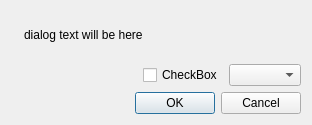
<?xml version="1.0" encoding="UTF-8"?>
<ui version="4.0">
 <class>SaveDiscardDialog</class>
 <widget class="QDialog" name="SaveDiscardDialog">
  <property name="geometry">
   <rect>
    <x>0</x>
    <y>0</y>
    <width>312</width>
    <height>125</height>
   </rect>
  </property>
  <property name="windowTitle">
   <string>Dialog</string>
  </property>
  <layout class="QVBoxLayout" name="verticalLayout">
   <item>
    <layout class="QHBoxLayout" name="horizontalLayout_2">
     <item>
      <widget class="QLabel" name="label">
       <property name="text">
        <string/>
       </property>
       <property name="pixmap">
        <pixmap resource="pysdb3.qrc">:/icons/process-stop.svg</pixmap>
       </property>
      </widget>
     </item>
     <item>
      <widget class="QLabel" name="messageLabel">
       <property name="sizePolicy">
        <sizepolicy hsizetype="Expanding" vsizetype="Preferred">
         <horstretch>0</horstretch>
         <verstretch>0</verstretch>
        </sizepolicy>
       </property>
       <property name="frameShape">
        <enum>QFrame::NoFrame</enum>
       </property>
       <property name="text">
        <string>dialog text will be here</string>
       </property>
       <property name="textFormat">
        <enum>Qt::AutoText</enum>
       </property>
      </widget>
     </item>
    </layout>
   </item>
   <item>
    <layout class="QHBoxLayout" name="horizontalLayout">
     <item>
      <spacer name="horizontalSpacer">
       <property name="orientation">
        <enum>Qt::Horizontal</enum>
       </property>
       <property name="sizeHint" stdset="0">
        <size>
         <width>40</width>
         <height>20</height>
        </size>
       </property>
      </spacer>
     </item>
     <item>
      <widget class="QCheckBox" name="checkBox">
       <property name="sizePolicy">
        <sizepolicy hsizetype="Preferred" vsizetype="Fixed">
         <horstretch>0</horstretch>
         <verstretch>0</verstretch>
        </sizepolicy>
       </property>
       <property name="layoutDirection">
        <enum>Qt::LeftToRight</enum>
       </property>
       <property name="text">
        <string>CheckBox</string>
       </property>
      </widget>
     </item>
     <item>
      <widget class="QComboBox" name="comboBox">
       <property name="sizePolicy">
        <sizepolicy hsizetype="Fixed" vsizetype="Fixed">
         <horstretch>0</horstretch>
         <verstretch>0</verstretch>
        </sizepolicy>
       </property>
       <property name="layoutDirection">
        <enum>Qt::LeftToRight</enum>
       </property>
      </widget>
     </item>
    </layout>
   </item>
   <item>
    <widget class="QDialogButtonBox" name="buttonBox">
     <property name="orientation">
      <enum>Qt::Horizontal</enum>
     </property>
     <property name="standardButtons">
      <set>QDialogButtonBox::Cancel|QDialogButtonBox::Ok</set>
     </property>
    </widget>
   </item>
  </layout>
 </widget>
 <resources>
  <include location="pysdb3.qrc"/>
 </resources>
 <connections>
  <connection>
   <sender>buttonBox</sender>
   <signal>accepted()</signal>
   <receiver>SaveDiscardDialog</receiver>
   <slot>accept()</slot>
   <hints>
    <hint type="sourcelabel">
     <x>248</x>
     <y>254</y>
    </hint>
    <hint type="destinationlabel">
     <x>157</x>
     <y>274</y>
    </hint>
   </hints>
  </connection>
  <connection>
   <sender>buttonBox</sender>
   <signal>rejected()</signal>
   <receiver>SaveDiscardDialog</receiver>
   <slot>reject()</slot>
   <hints>
    <hint type="sourcelabel">
     <x>316</x>
     <y>260</y>
    </hint>
    <hint type="destinationlabel">
     <x>286</x>
     <y>274</y>
    </hint>
   </hints>
  </connection>
 </connections>
</ui>
